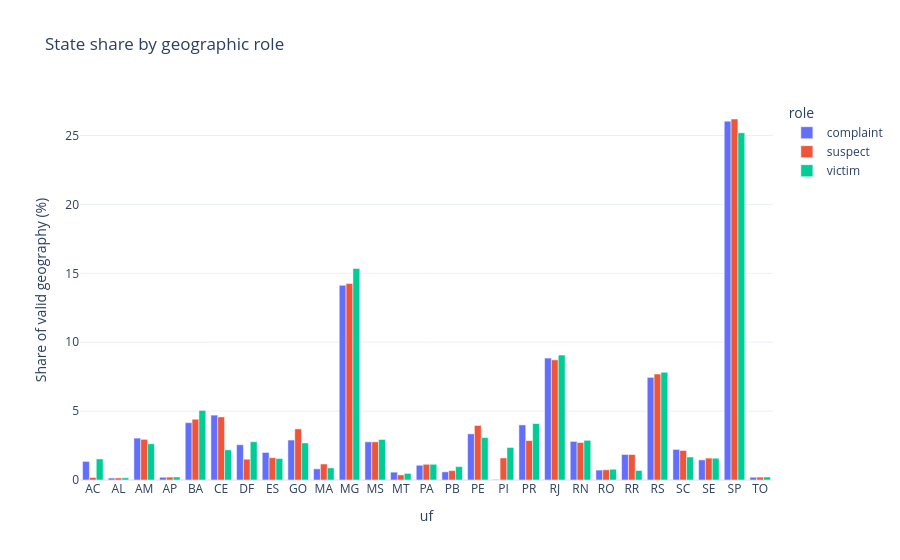

Write notebook code for a chart like this one.
### Markdown cell above
## 7.15 Compare complaint, victim, and suspect geography

This comparison uses state shares, not raw counts, because geographic completeness differs across roles. Large differences may reflect genuine location differences or differential missingness.

### Code cell
role_state_comparison=pd.DataFrame()
if not state_volumes.empty:
    role_state_comparison=state_volumes.pivot_table(index="uf",columns="role",values="percent_valid_geography",fill_value=0).reset_index()
    display(role_state_comparison)
    long=role_state_comparison.melt(id_vars="uf",var_name="role",value_name="percent_valid_geography")
    fig=px.bar(long,x="uf",y="percent_valid_geography",color="role",barmode="group",title="State share by geographic role",labels={"percent_valid_geography":"Share of valid geography (%)"})
    fig.update_layout(template=PLOTLY_TEMPLATE)
    fig.show()
    if EXPORT_FIGURES_HTML: fig.write_html(FIGURE_DIR/"state_share_by_geographic_role.html",include_plotlyjs=True)

### Figure 1 — Plotly figure (JSON) as saved in the notebook; plotly's stock layout.template omitted (floating-point values rounded to 4 significant figures)
{"data": [{"alignmentgroup": "True", "hovertemplate": "role=complaint<br>uf=%{x}<br>Share of valid geography (%)=%{y}<extra></extra>", "legendgroup": "complaint", "marker": {"color": "#636efa", "pattern": {"shape": ""}}, "name": "complaint", "offsetgroup": "complaint", "orientation": "v", "showlegend": true, "textposition": "auto", "type": "bar", "x": ["AC", "AL", "AM", "AP", "BA", "CE", "DF", "ES", "GO", "MA", "MG", "MS", "MT", "PA", "PB", "PE", "PI", "PR", "RJ", "RN", "RO", "RR", "RS", "SC", "SE", "SP", "TO"], "xaxis": "x", "y": [1.35, 0.14, 3.04, 0.2, 4.16, 4.71, 2.56, 2.0, 2.9, 0.81, 14.13, 2.77, 0.57, 1.07, 0.59, 3.35, 0.04, 4.0, 8.85, 2.8, 0.72, 1.85, 7.45, 2.22, 1.46, 26.04, 0.2], "yaxis": "y"}, {"alignmentgroup": "True", "hovertemplate": "role=suspect<br>uf=%{x}<br>Share of valid geography (%)=%{y}<extra></extra>", "legendgroup": "suspect", "marker": {"color": "#EF553B", "pattern": {"shape": ""}}, "name": "suspect", "offsetgroup": "suspect", "orientation": "v", "showlegend": true, "textposition": "auto", "type": "bar", "x": ["AC", "AL", "AM", "AP", "BA", "CE", "DF", "ES", "GO", "MA", "MG", "MS", "MT", "PA", "PB", "PE", "PI", "PR", "RJ", "RN", "RO", "RR", "RS", "SC", "SE", "SP", "TO"], "xaxis": "x", "y": [0.18, 0.15, 2.95, 0.21, 4.41, 4.58, 1.51, 1.62, 3.71, 1.16, 14.27, 2.77, 0.37, 1.14, 0.68, 3.96, 1.6, 2.86, 8.72, 2.72, 0.74, 1.85, 7.69, 2.14, 1.59, 26.2, 0.21], "yaxis": "y"}, {"alignmentgroup": "True", "hovertemplate": "role=victim<br>uf=%{x}<br>Share of valid geography (%)=%{y}<extra></extra>", "legendgroup": "victim", "marker": {"color": "#00cc96", "pattern": {"shape": ""}}, "name": "victim", "offsetgroup": "victim", "orientation": "v", "showlegend": true, "textposition": "auto", "type": "bar", "x": ["AC", "AL", "AM", "AP", "BA", "CE", "DF", "ES", "GO", "MA", "MG", "MS", "MT", "PA", "PB", "PE", "PI", "PR", "RJ", "RN", "RO", "RR", "RS", "SC", "SE", "SP", "TO"], "xaxis": "x", "y": [1.53, 0.16, 2.63, 0.22, 5.05, 2.19, 2.78, 1.56, 2.69, 0.88, 15.35, 2.94, 0.48, 1.14, 0.97, 3.08, 2.36, 4.1, 9.07, 2.88, 0.78, 0.69, 7.82, 1.67, 1.58, 25.2, 0.22], "yaxis": "y"}], "layout": {"barmode": "group", "legend": {"title": {"text": "role"}, "tracegroupgap": 0}, "title": {"text": "State share by geographic role"}, "xaxis": {"anchor": "y", "domain": [0, 1], "title": {"text": "uf"}}, "yaxis": {"anchor": "x", "domain": [0, 1], "title": {"text": "Share of valid geography (%)"}}}}
